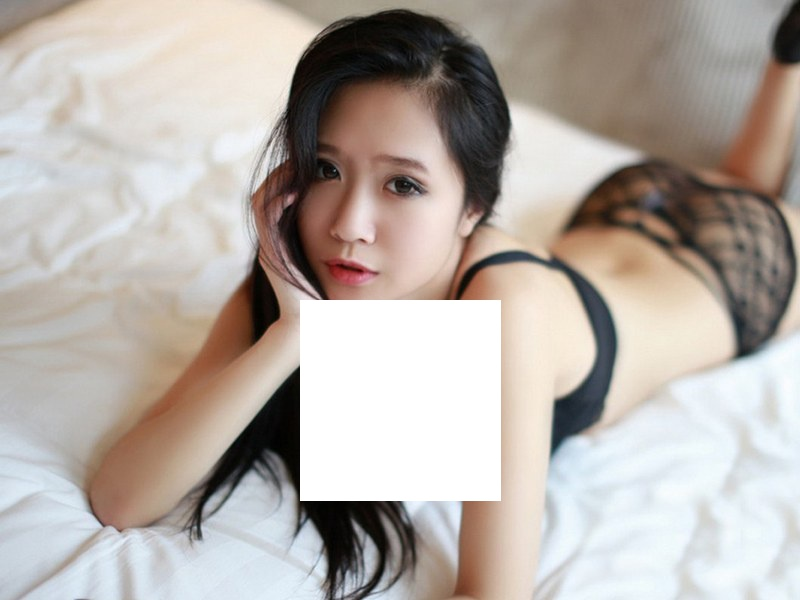
#> input picture 30.磨皮美白/damaged.jpg, 800 x 600 px
$ python inpaint.py
#> lines starting #> are read from the running program, lines starting #| are printed output that depends on the picture; after the words box and inside, x2 and y2 are one past the last pixel; in counts of white or black regions, pixels touching at a corner belong together
# -*- coding: utf-8 -*-
# -*- coding: utf-8 -*-
"""
Created on Sun Feb 10 09:56:47 2019

@author: miss.j
"""
# x->300-500
# y->400-500
import cv2
import numpy as np
from random import randint
import math

def main():

    img = cv2.imread("damaged.jpg",1)
#> img is the input picture: shape (600, 800, 3); mean B, G, R 168.2, 174.3, 182.5

    height = img.shape[0]
#> height = 600
    width = img.shape[1]
#> width = 800
    paint = np.zeros((height, width, 1), np.uint8)
    '''
    for i in range(300, 500):
        for j in range(300, 500):
            paint[i][j] = 255
    '''
    cv2.rectangle(paint, (300, 300), (500, 500), (255), 1)
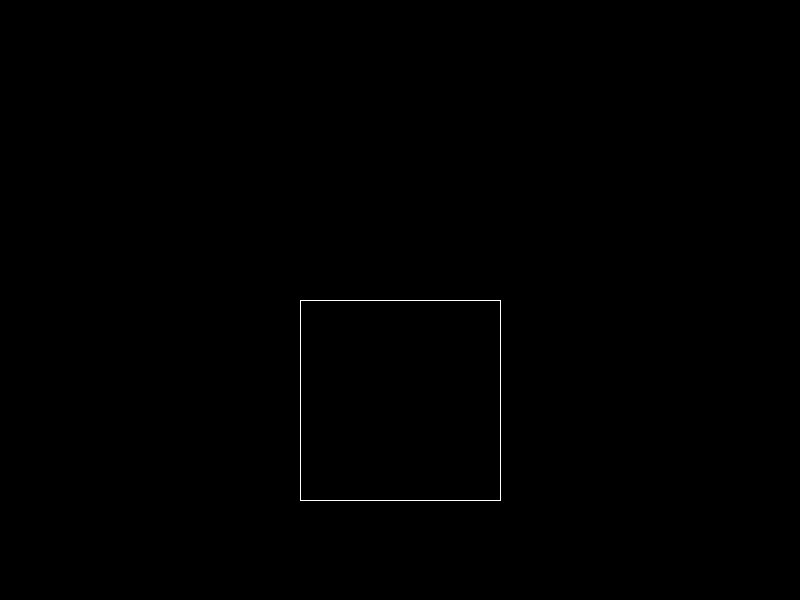
#> paint: shape (600, 800, 1); 0.17% white in thin lines or dots, all inside (x1, y1, x2, y2) = (300, 300, 501, 501)

    '''
    for i in range(300, 500):
        paint[i - 1,500] = 100
        paint[i,500] = 100
        paint[i + 1,500] = 100
    for j in range(300, 500):
        paint[300,j - 1] = 255
        paint[300,j] = 255
        paint[300,j + 1] = 255
    '''
    cv2.imshow("src", img)
    cv2.imshow("paint", paint)
    dst = cv2.inpaint(img, paint, 3, cv2.INPAINT_TELEA)
    cv2.imshow("dst", dst)

    cv2.waitKey(0)


if __name__ == "__main__":
    main()
